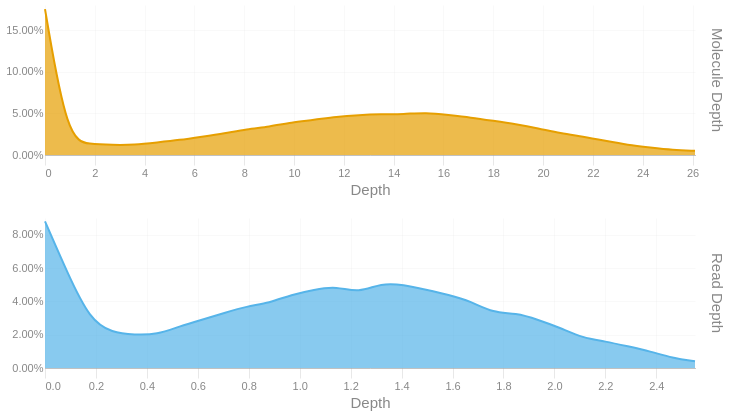

The cell this chart's notebook holds for it:
### Code cell
readdep = depth_hist(tb['Read Depth'], q99, 3)
readdep = readdep.with_columns(pl.lit('Read Depth').alias('Metric'))
if not SKIPLR:
    moldep = depth_hist(tb['Molecule Depth'], mol_q99, 1)
    moldep = moldep.with_columns(pl.lit('Molecule Depth').alias('Metric'))
    _hist = pl.concat([readdep, moldep])
    _hist = _hist.filter(pl.col('Proportion') != 0)
    with SafeRender(_hist):
        (
            alt.Chart(_hist)        
            .mark_area(interpolate = "basis")
            .encode(
                x=alt.X('Bin:Q').scale(domainMin=0).axis(alt.Axis(title='Depth')),
                y = alt.Y('Proportion:Q', title = None).axis(format = '.2%'),
                color = alt.Color('Metric:N').legend(None),
                row = alt.Row("Metric:N").header(title = None, labelOrient = 'right'),
                tooltip = [
                    alt.Tooltip("Metric:N", title = "Metric"),
                    alt.Tooltip('Interval:N', title = "Depth Interval"),
                    alt.Tooltip('Proportion:Q', title = "% Alignments").format('.2%')
                ]
            )
            .resolve_scale(x='independent', y='independent')
            .properties(
                height = 150, width = 650,
                usermeta={'embedOptions': {'downloadFileName': f'{samplename}.depth.hist'}}
            )
        ).display()
else:
    readdep = readdep.filter(pl.col('Proportion') != 0)
    with SafeRender(readdep):
        (
            alt.Chart(readdep)        
            .mark_area(interpolate = "basis")
            .encode(
                x=alt.X('Bin:Q').scale(domainMin=0).axis(alt.Axis(title='Depth')),
                y = alt.Y('Proportion:Q', title = None).axis(format = '.2%'),
                tooltip = [
                    alt.Tooltip('Interval:N', title = "Depth Interval"),
                    alt.Tooltip('Proportion:Q', title = "% Alignments").format('.2%')
                ]
            )
            .properties(
                usermeta={'embedOptions': {'downloadFileName': f'{samplename}.depth.hist'}}
            )
        ).display()

### Figure 1 — Vega-Lite specification as saved in the notebook (floating-point values rounded to 4 significant figures)
{"width": 650, "height": 150, "config": {"title": {"anchor": "start", "dy": -15, "fontSize": 18, "color": "#888888", "subtitleColor": "#888888", "subtitleFontSize": 14}, "arc": {"fill": "#0072B2"}, "axis": {"domainColor": "#888888", "domainWidth": 0.5, "gridWidth": 0.2, "grid": false, "titleFontWeight": 400, "titleFontSize": 15, "labelFontSize": 11, "labelColor": "#888888", "tickColor": "#888888", "tickWidth": 0.2, "titleColor": "#888888"}, "axisBand": {"grid": false}, "axisX": {"grid": true, "tickSize": 10, "domainCap": "round"}, "axisY": {"domain": false, "grid": true, "tickSize": 0, "domainCap": "round"}, "background": "transparent", "header": {"labelFontSize": 15, "labelColor": "#888888", "titleFontSize": 15, "titleFontWeight": 600, "titleColor": "#888888"}, "legend": {"labelFont": "sans-serif", "labelFontSize": 12, "labelColor": "#888888", "symbolSize": 100, "symbolType": "circle", "titleFontSize": 12, "titlePadding": 10, "titleColor": "#888888", "title": null}, "range": {"category": ["#E69F00", "#56B4E9", "#009E73", "#F0E442", "#0072B2", "#D55E00", "#CC79A7", "#000000"], "diverging": ["#cfe8f3", "#a2d4ec", "#73bfe2", "#46abdb", "#1696d2", "#12719e"]}, "area": {"fill": "#0072B2", "fillOpacity": 0.7, "line": true, "strokeOpacity": 0.7}, "line": {"color": "#0072B2", "stroke": "#0072B2", "strokeWidth": 2}, "trail": {"color": "#0072B2", "stroke": "#0072B2", "strokeWidth": 0, "size": 1}, "point": {"filled": true, "fillOpacity": 1.0, "size": 95}, "text": {"color": "#888888", "fontSize": 11, "align": "right", "fontWeight": 400, "size": 11}, "bar": {"fill": "#0072B2", "stroke": null}, "view": {"stroke": null, "continuousWidth": 660, "continuousHeight": 400}}, "data": {"name": "data-ed218ba7572da92f3e31b9b345398c26"}, "mark": {"type": "area", "interpolate": "basis"}, "encoding": {"color": {"field": "Metric", "legend": null, "type": "nominal"}, "row": {"field": "Metric", "header": {"title": null, "labelOrient": "right"}, "type": "nominal"}, "tooltip": [{"field": "Metric", "title": "Metric", "type": "nominal"}, {"field": "Interval", "title": "Depth Interval", "type": "nominal"}, {"field": "Proportion", "format": ".2%", "title": "% Alignments", "type": "quantitative"}], "x": {"axis": {"title": "Depth"}, "field": "Bin", "scale": {"domainMin": 0}, "type": "quantitative"}, "y": {"axis": {"format": ".2%"}, "field": "Proportion", "title": null, "type": "quantitative"}}, "resolve": {"scale": {"x": "independent", "y": "independent"}}, "usermeta": {"embedOptions": {"downloadFileName": "TF26LRJL0068_50B_H_10484332_23Y22YLT4_L7.depth.hist"}}, "$schema": "https://vega.github.io/schema/vega-lite/v6.4.1.json", "datasets": {"data-ed218ba7572da92f3e31b9b345398c26": [{"Bin": 0.0, "Interval": "0.0-0.088", "Proportion": 0.088, "Metric": "Read Depth"}, {"Bin": 0.088, "Interval": "0.088-0.176", "Proportion": 0.057, "Metric": "Read Depth"}, {"Bin": 0.176, "Interval": "0.176-0.264", "Proportion": 0.029, "Metric": "Read Depth"}, {"Bin": 0.264, "Interval": "0.264-0.352", "Proportion": 0.021, "Metric": "Read Depth"}, {"Bin": 0.352, "Interval": "0.352-0.44", "Proportion": 0.02, "Metric": "Read Depth"}, {"Bin": 0.44, "Interval": "0.44-0.528", "Proportion": 0.02, "Metric": "Read Depth"}, {"Bin": 0.528, "Interval": "0.528-0.616", "Proportion": 0.025, "Metric": "Read Depth"}, {"Bin": 0.616, "Interval": "0.616-0.704", "Proportion": 0.029, "Metric": "Read Depth"}, {"Bin": 0.704, "Interval": "0.704-0.792", "Proportion": 0.033, "Metric": "Read Depth"}, {"Bin": 0.792, "Interval": "0.792-0.88", "Proportion": 0.037, "Metric": "Read Depth"}, {"Bin": 0.88, "Interval": "0.88-0.968", "Proportion": 0.039, "Metric": "Read Depth"}, {"Bin": 0.968, "Interval": "0.968-1.056", "Proportion": 0.044, "Metric": "Read Depth"}, {"Bin": 1.056, "Interval": "1.056-1.144", "Proportion": 0.047, "Metric": "Read Depth"}, {"Bin": 1.144, "Interval": "1.144-1.232", "Proportion": 0.049, "Metric": "Read Depth"}, {"Bin": 1.232, "Interval": "1.232-1.32", "Proportion": 0.045, "Metric": "Read Depth"}, {"Bin": 1.32, "Interval": "1.32-1.408", "Proportion": 0.051, "Metric": "Read Depth"}, {"Bin": 1.408, "Interval": "1.408-1.496", "Proportion": 0.05, "Metric": "Read Depth"}, {"Bin": 1.496, "Interval": "1.496-1.584", "Proportion": 0.047, "Metric": "Read Depth"}, {"Bin": 1.584, "Interval": "1.584-1.672", "Proportion": 0.044, "Metric": "Read Depth"}, {"Bin": 1.672, "Interval": "1.672-1.76", "Proportion": 0.04, "Metric": "Read Depth"}, {"Bin": 1.76, "Interval": "1.76-1.848", "Proportion": 0.033, "Metric": "Read Depth"}, {"Bin": 1.848, "Interval": "1.848-1.936", "Proportion": 0.033, "Metric": "Read Depth"}, {"Bin": 1.936, "Interval": "1.936-2.024", "Proportion": 0.029, "Metric": "Read Depth"}, {"Bin": 2.024, "Interval": "2.024-2.112", "Proportion": 0.024, "Metric": "Read Depth"}, {"Bin": 2.112, "Interval": "2.112-2.2", "Proportion": 0.018, "Metric": "Read Depth"}, {"Bin": 2.2, "Interval": "2.2-2.288", "Proportion": 0.016, "Metric": "Read Depth"}, {"Bin": 2.288, "Interval": "2.288-2.376", "Proportion": 0.013, "Metric": "Read Depth"}, {"Bin": 2.376, "Interval": "2.376-2.464", "Proportion": 0.01, "Metric": "Read Depth"}, {"Bin": 2.464, "Interval": "2.464-2.552", "Proportion": 0.006, "Metric": "Read Depth"}, {"Bin": 2.552, "Interval": "2.552-2.64", "Proportion": 0.004, "Metric": "Read Depth"}, {"Bin": 0.0, "Interval": "0.0-0.9", "Proportion": 0.175, "Metric": "Molecule Depth"}, {"Bin": 0.9, "Interval": "0.9-1.8", "Proportion": 0.018, "Metric": "Molecule Depth"}, {"Bin": 1.8, "Interval": "1.8-2.7", "Proportion": 0.013, "Metric": "Molecule Depth"}, {"Bin": 2.7, "Interval": "2.7-3.6", "Proportion": 0.012, "Metric": "Molecule Depth"}, {"Bin": 3.6, "Interval": "3.6-4.5", "Proportion": 0.012, "Metric": "Molecule Depth"}, {"Bin": 4.5, "Interval": "4.5-5.4", "Proportion": 0.015, "Metric": "Molecule Depth"}, {"Bin": 5.4, "Interval": "5.4-6.3", "Proportion": 0.018, "Metric": "Molecule Depth"}, {"Bin": 6.3, "Interval": "6.3-7.2", "Proportion": 0.022, "Metric": "Molecule Depth"}, {"Bin": 7.2, "Interval": "7.2-8.1", "Proportion": 0.026, "Metric": "Molecule Depth"}, {"Bin": 8.1, "Interval": "8.1-9.0", "Proportion": 0.031, "Metric": "Molecule Depth"}, {"Bin": 9.0, "Interval": "9.0-9.9", "Proportion": 0.034, "Metric": "Molecule Depth"}, {"Bin": 9.9, "Interval": "9.9-10.8", "Proportion": 0.039, "Metric": "Molecule Depth"}, {"Bin": 10.8, "Interval": "10.8-11.7", "Proportion": 0.042, "Metric": "Molecule Depth"}, {"Bin": 11.7, "Interval": "11.7-12.6", "Proportion": 0.046, "Metric": "Molecule Depth"}, {"Bin": 12.6, "Interval": "12.6-13.5", "Proportion": 0.048, "Metric": "Molecule Depth"}, {"Bin": 13.5, "Interval": "13.5-14.4", "Proportion": 0.049, "Metric": "Molecule Depth"}, {"Bin": 14.4, "Interval": "14.4-15.3", "Proportion": 0.049, "Metric": "Molecule Depth"}, {"Bin": 15.3, "Interval": "15.3-16.2", "Proportion": 0.051, "Metric": "Molecule Depth"}, {"Bin": 16.2, "Interval": "16.2-17.1", "Proportion": 0.048, "Metric": "Molecule Depth"}, {"Bin": 17.1, "Interval": "17.1-18.0", "Proportion": 0.045, "Metric": "Molecule Depth"}, {"Bin": 18.0, "Interval": "18.0-18.9", "Proportion": 0.041, "Metric": "Molecule Depth"}, {"Bin": 18.9, "Interval": "18.9-19.8", "Proportion": 0.037, "Metric": "Molecule Depth"}, {"Bin": 19.8, "Interval": "19.8-20.7", "Proportion": 0.032, "Metric": "Molecule Depth"}, {"Bin": 20.7, "Interval": "20.7-21.6", "Proportion": 0.026, "Metric": "Molecule Depth"}, {"Bin": 21.6, "Interval": "21.6-22.5", "Proportion": 0.022, "Metric": "Molecule Depth"}, {"Bin": 22.5, "Interval": "22.5-23.4", "Proportion": 0.017, "Metric": "Molecule Depth"}, {"Bin": 23.4, "Interval": "23.4-24.3", "Proportion": 0.012, "Metric": "Molecule Depth"}, {"Bin": 24.3, "Interval": "24.3-25.2", "Proportion": 0.009, "Metric": "Molecule Depth"}, {"Bin": 25.2, "Interval": "25.2-26.1", "Proportion": 0.006, "Metric": "Molecule Depth"}, {"Bin": 26.1, "Interval": "26.1-27.03", "Proportion": 0.005, "Metric": "Molecule Depth"}]}}
